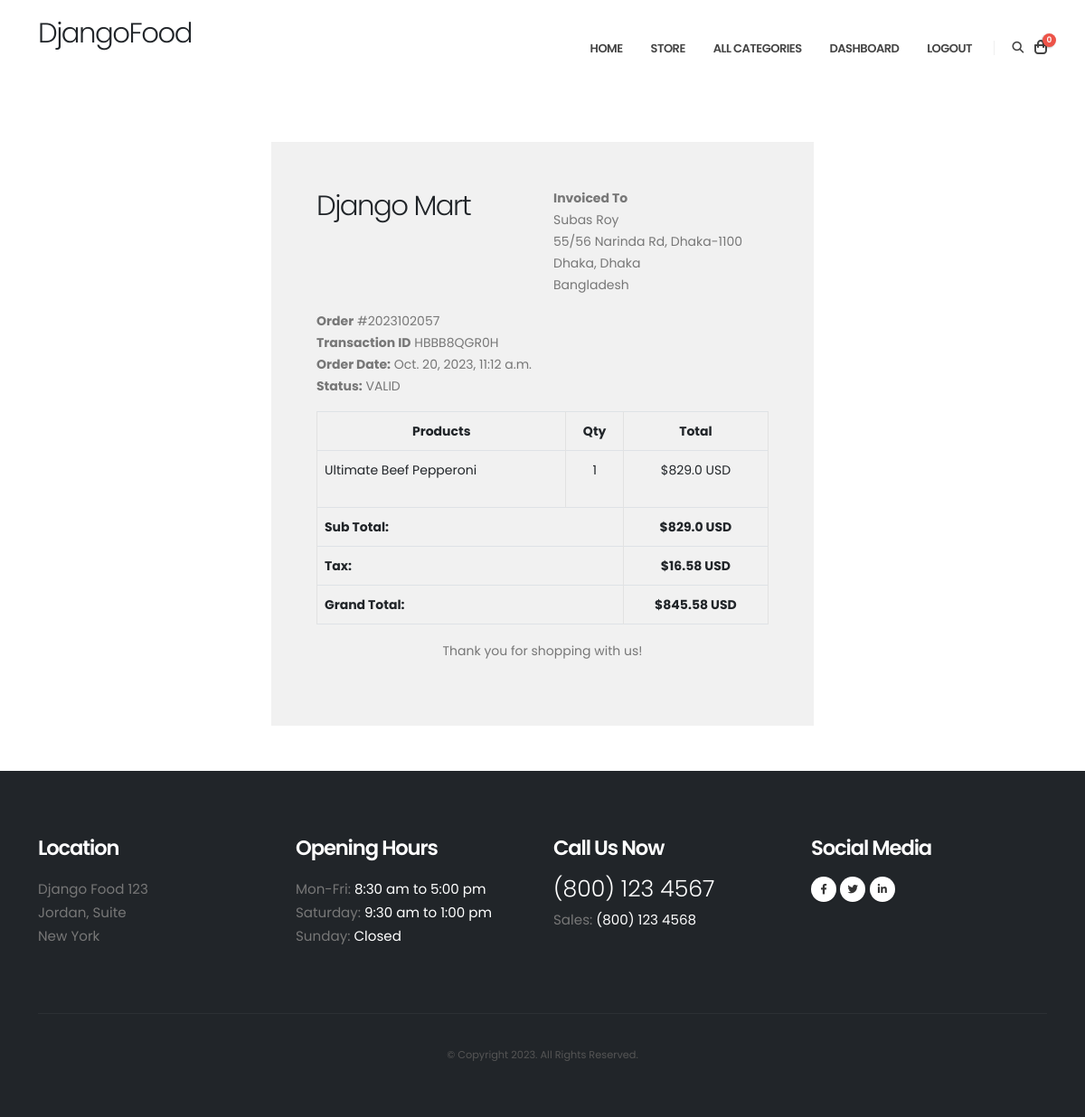
Screenshot of /accounts/order_detail/2023102057/ (signed in) with the database file from the repository.
### orders/models.py (models this page shows, shortened)
class Order(models.Model):
    STATUS = (
        ('New', 'New'),
        ('Accepted', 'Accepted'),
        ('Completed', 'Completed'),
        ('Cancelled', 'Cancelled'),
    )
    user = models.ForeignKey(Account, on_delete=models.SET_NULL, null=True)
    payment = models.ForeignKey(Payment, on_delete=models.SET_NULL, blank=True, null=True)
    order_number = models.CharField(max_length=20)
    first_name = models.CharField(max_length=50)
    last_name = models.CharField(max_length=50)
    phone = models.CharField(max_length=15)
    email = models.EmailField(max_length=50)
    address_line_1 = models.CharField(max_length=50)
    address_line_2 = models.CharField(max_length=50, blank=True)
    country = models.CharField(max_length=50)
    state = models.CharField(max_length=50)
    city = models.CharField(max_length=50)
    order_note = models.CharField(max_length=100, blank=True)
    order_total = models.FloatField()
    tax = models.FloatField()
    status = models.CharField(max_length=10, choices=STATUS, default='New')
    ip = models.CharField(blank=True, max_length=20)
    is_ordered = models.BooleanField(default=False)
    created_at = models.DateTimeField(auto_now_add=True)
    updated_at = models.DateTimeField(auto_now=True)
    def full_name(self):
        return f'{self.first_name} {self.last_name}'
    def full_address(self):
        return f'{self.address_line_1} {self.address_line_2}'

class Payment(models.Model):
    user = models.ForeignKey(Account, on_delete=models.CASCADE)
    payment_id = models.CharField(max_length=100)
    payment_method = models.CharField(max_length=100)
    amount_paid = models.CharField(max_length=100) # this is the total amount paid
    status = models.CharField(max_length=100)
    created_at = models.DateTimeField(auto_now_add=True)

class OrderProduct(models.Model):
    order = models.ForeignKey(Order, on_delete=models.CASCADE)
    payment = models.ForeignKey(Payment, on_delete=models.SET_NULL, blank=True, null=True)
    user = models.ForeignKey(Account, on_delete=models.CASCADE)
    product = models.ForeignKey(Product, on_delete=models.CASCADE)
    quantity = models.IntegerField()
    product_price = models.FloatField()
    ordered = models.BooleanField(default=False)
    created_at = models.DateTimeField(auto_now_add=True)
    updated_at = models.DateTimeField(auto_now=True)

### store/models.py (models this page shows, shortened)
class Product(models.Model):
    product_name    = models.CharField(max_length=200, unique=True)
    slug            = models.SlugField(max_length=200, unique=True)
    description     = models.TextField(max_length=500, blank=True)
    price           = models.IntegerField()
    images          = models.ImageField(upload_to='photos/products')
    stock           = models.IntegerField()
    is_available    = models.BooleanField(default=True)
    category        = models.ForeignKey(Category, on_delete=models.CASCADE)
    created_date    = models.DateTimeField(auto_now_add=True)
    modified_date   = models.DateTimeField(auto_now=True)

### accounts/views.py (the view)
# urls.py: path('order_detail/<int:order_id>/', views.order_detail, name='order_detail'),
@login_required(login_url='login')
def order_detail(request, order_id):
    order_detail = OrderProduct.objects.filter(order__order_number=order_id)
    order = Order.objects.get(order_number=order_id)
    subtotal = 0
    for i in order_detail:
        subtotal += i.product_price * i.quantity
    context = {
        'order_detail': order_detail,
        'order': order,
        'subtotal': subtotal,
    }
    return render(request, 'accounts/order_detail.html', context)

### cart/context_processors.py (called while the page is built)
def counter(request):
    cart_count = 0
    if 'admin' in request.path:
        return {}
    else:
        try:
            cart = Cart.objects.filter(cart_id=_cart_id(request))
            if request.user.is_authenticated:
                cart_items = CartItem.objects.all().filter(user=request.user)
            else:
                cart_items = CartItem.objects.all().filter(cart=cart[:1])
            for cart_item in cart_items:
                cart_count += cart_item.quantity
        except Cart.DoesNotExist:
            cart_count = 0
    return dict(cart_count=cart_count)

### cart/views.py (called while the page is built)
def _cart_id(request):
    cart = request.session.session_key
    if not cart:
        cart = request.session.create()
    return cart

### category/context_processors.py (called while the page is built)
def menu_links(request):
    links = Category.objects.all()
    return dict(links=links)

### category/models.py (called while the page is built)
    def get_url(self):
        return reverse('products_by_category', args=[self.slug])

### accounts/templates/accounts/order_detail.html (shortened to what this page needs)
{% extends 'base.html' %}
{% load static %}
{% block content %}
<div class="container" style="margin: 0 auto;width: 50%;padding: 50px;background: #f1f1f1;margin-top: 50px;margin-bottom: 50px;">
    <div class="row invoice row-printable">
        <div class="col-md-12">
            <div class="panel panel-default plain" id="dash_0">
                <div class="panel-body p30">
                    <div class="row">
                        <div class="col-lg-6">
                            <div class="invoice-logo"><h2>Django Mart</h2></div>
                        </div>
                        <div class="col-lg-6">
                            <div class="invoice-from">
                                <ul class="list-unstyled text-right">
                                    <li><strong>Invoiced To</strong></li>
                                    <li>{{order.full_name}}</li>
                                    <li>{{order.full_address}}</li>
                                    <li>{{order.city}}, {{order.state}}</li>
                                    <li>{{order.country}}</li>
                                </ul>
                            </div>
                        </div>
                        <div class="col-lg-12">
                            <div class="invoice-details mt25">
                                <div class="well">
                                    <ul class="list-unstyled mb0">
                                        <li><strong>Order</strong> #{{order.order_number}}</li>
                                        <li><strong>Transaction ID</strong> {{order.payment.payment_id}}</li>
                                        <li><strong>Order Date:</strong> {{order.created_at}}</li>
                                        <li><strong>Status:</strong> {{order.payment.status}}</li>
                                    </ul>
                                </div>
                            </div>
                            <div class="invoice-items">
                                <div class="table-responsive" style="overflow: hidden; outline: none;" tabindex="0">
                                    <table class="table table-bordered">
                                        <thead>
                                            <tr>
                                                <th class="per70 text-center">Products</th>
                                                <th class="per5 text-center">Qty</th>
                                                <th class="per25 text-center">Total</th>
                                            </tr>
                                        </thead>
                                        <tbody>
                                          {% for item in order_detail %}
                                            <tr>
                                                <td>{{item.product.product_name}}
                                                </td>
                                                <td class="text-center">{{item.quantity}}</td>
                                                <td class="text-center">${{item.product_price}} USD</td>
                                            </tr>
                                          {% endfor %}
                                        </tbody>
                                        <tfoot>
                                            <tr>
                                                <th colspan="2" class="text-right">Sub Total:</th>
                                                <th class="text-center">${{subtotal}} USD</th>
                                            </tr>
                                            <tr>
                                                <th colspan="2" class="text-right">Tax:</th>
                                                <th class="text-center">${{order.tax}} USD</th>
                                            </tr>
                                            <tr>
                                                <th colspan="2" class="text-right">Grand Total:</th>
                                                <th class="text-center">${{order.order_total}} USD</th>
                                            </tr>
                                        </tfoot>
                                    </table>
                                </div>
                            </div>
                            <div class="invoice-footer mt25">
                                <p class="text-center">Thank you for shopping with us!</p>
                            </div>
                        </div>
                    </div>
                </div>
            </div>
        </div>
    </div>
    </div>
{% endblock %}

### rows the page displays
Order: full_name "Subas Roy", full_address "55/56 Narinda Rd, Dhaka-1100", city "Dhaka", state "Dhaka", country "Bangladesh", order_number "2023102057", payment.payment_id "HBBB8QGR0H", created_at "Oct. 20, 2023, 11:12 a.m.", payment.status "VALID", tax "16.58", order_total "845.58"
OrderProduct: product.product_name "Ultimate Beef Pepperoni", quantity "1", product_price "829.0"

### other values shown
{{ cart_count }} "0"
{{ subtotal }} "829.0"
